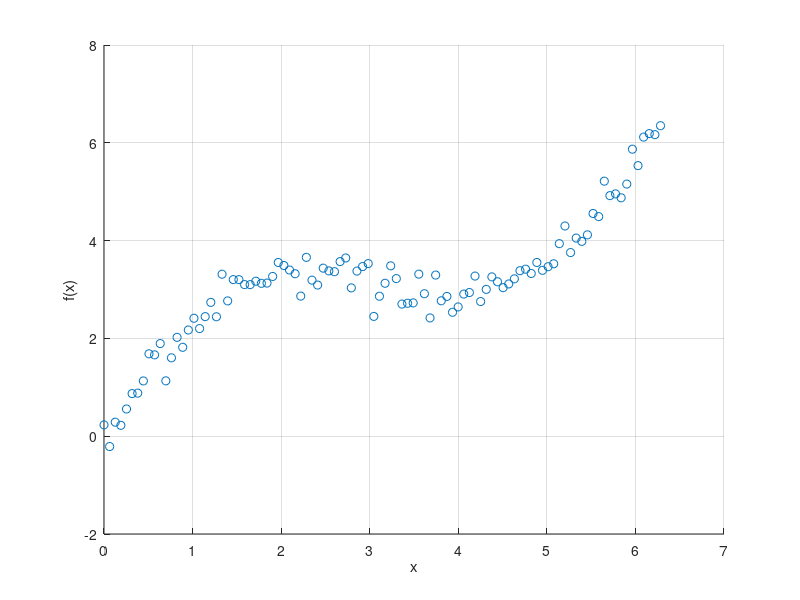
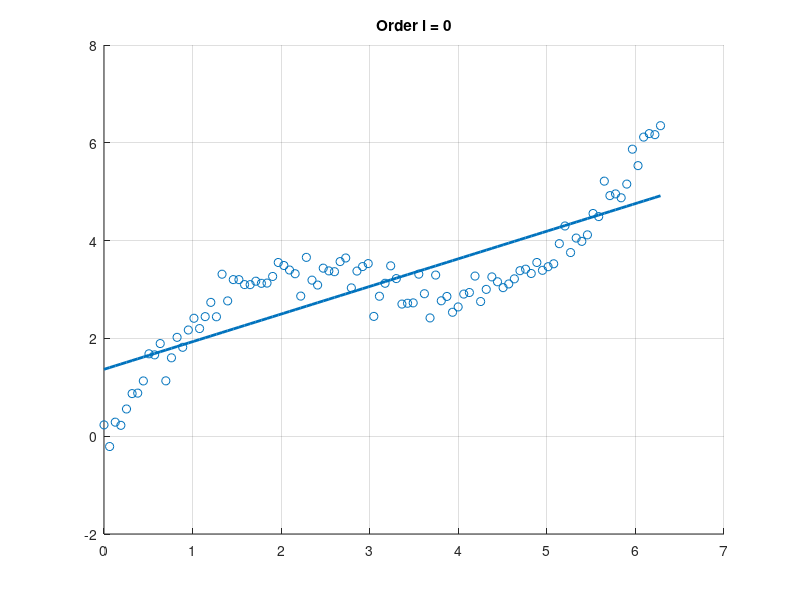

MATLAB code to generate these figures, in order: (Note: this script raises an error after producing the figures.)
%% Script for Defensio presentation

% date: 11.04.2021
% author: J. Weber

%% generate data
x = linspace(0,2*pi, 100)';
y = 1.5*sin(x) + x + randn(size(x))*0.25;

fig = figure();
scatter(x,y); xlabel("x"); ylabel("f(x)");
grid();

%% plot for linear model

X = [ones(size(x)) x];

clin = (X' * X) \ (X' * y);

fig = figure()
scatter(x,y); hold on;
plot(x, X * clin, 'LineWidth', 2');
grid()
title('Order l = 0')
ax = gca;
ax.FontSize = 15;

%% generate B-spline of order 0, 1, 2, 3
nr_splines = 25;
sorder = 0;

B0 = Bspline.basismatrix(x, nr_splines, 0, "e");
c0 = Bspline.fit(x, y, nr_splines, 0, "e");

B1 = Bspline.basismatrix(x, nr_splines, 1, "e");
c1 = Bspline.fit(x, y, nr_splines, 1, "e");

B2 = Bspline.basismatrix(x, nr_splines, 2, "e");
c2 = Bspline.fit(x, y, nr_splines, 2, "e");

B3 = Bspline.basismatrix(x, nr_splines, 3, "e");
c3 = Bspline.fit(x, y, nr_splines, 3, "e");

%% plot B-spline of order 0, 1, 2, 3

ax11 = subplot(2,2,1);
scatter(x,y); hold on;
plot(x, B0*c0, 'LineWidth', 2);
plot(x, B0)
grid; xlim([min(x), max(x)]);
title('Order l = 0')
ax = gca;
ax.FontSize = 15;

ax12 = subplot(2,2,2);
scatter(x,y); hold on;
plot(x, B1*c1, 'LineWidth', 2);
plot(x, B1)
grid; xlim([min(x), max(x)]);
title('Order l = 1')
ax = gca;
ax.FontSize = 15;


ax21 = subplot(2,2,3);
scatter(x,y); hold on;
plot(x, B2*c2, 'LineWidth', 2);
plot(x, B2); grid; xlim([min(x), max(x)]);
title('Order l = 2')
ax = gca;
ax.FontSize = 15;


ax22 = subplot(2,2,4);
scatter(x,y); hold on;
plot(x, B3*c3, 'LineWidth', 2);
plot(x, B3); grid; xlim([min(x), max(x)]);
title('Order l = 3')
ax = gca;
ax.FontSize = 15;

%% Plot the basis matrices
ax11 = subplot(2,2,1);
imagesc(B0') %,'CDataMapping','scaled');
title('Order l = 0')
ax = gca;
ax.FontSize = 15;
colorbar()

ax12 = subplot(2,2,2);
imagesc(B1','CDataMapping','scaled');
title('Order l = 1')
ax = gca; colorbar()
ax.FontSize = 15;


ax21 = subplot(2,2,3);
imagesc(B2','CDataMapping','scaled');
title('Order l = 2')
ax = gca;
ax.FontSize = 15; 
colorbar(); caxis([0,1]);


ax22 = subplot(2,2,4);
imagesc(B3','CDataMapping','scaled');
title('Order l = 3')
ax = gca;
ax.FontSize = 15;
colorbar(); caxis([0,1]);

%% Plot P-spline fits for different \lambdas 
nr_splines = 50;

B3 = Bspline.basismatrix(x, nr_splines, 3, "e");

c3p_0 = Bspline.fit_Pspline(x,y,0,nr_splines, 3, "e");
c3p_1 = Bspline.fit_Pspline(x,y,1,nr_splines, 3, "e");
c3p_10 = Bspline.fit_Pspline(x,y,10,nr_splines, 3, "e");
c3p_72 = Bspline.fit_Pspline(x,y,72,nr_splines, 3, "e");
c3p_1000 = Bspline.fit_Pspline(x,y,5000,nr_splines, 3, "e");

fig = figure();
scatter(x,y); hold on;
plot(x, B3*c3p_1);
plot(x, B3*c3p_10);
plot(x, B3*c3p_72);
plot(x, B3*c3p_1000);

%%
ax11 = subplot(2,2,1);
scatter(x,y); hold on;
plot(x, B3*c3p_0, 'LineWidth', 2);
grid; xlim([min(x), max(x)]);
title('$$\lambda = 0$$', 'interpreter', 'latex')
ax = gca;
ax.FontSize = 15;

ax12 = subplot(2,2,2);
scatter(x,y); hold on;
plot(x, B3*c3p_1, 'LineWidth', 2);
grid; xlim([min(x), max(x)]);
title('$$\lambda = 1$$', 'interpreter', 'latex')
ax = gca;
ax.FontSize = 15;

ax21 = subplot(2,2,3);
scatter(x,y); hold on;
plot(x, B3*c3p_72, 'LineWidth', 2);
grid; xlim([min(x), max(x)]);
title('$$\lambda = 72$$', 'interpreter', 'latex')
ax = gca;
ax.FontSize = 15;

ax22 = subplot(2,2,4);
scatter(x,y); hold on;
plot(x, B3*c3p_1000, 'LineWidth', 2);
grid; xlim([min(x), max(x)]);
title('$$\lambda = 1000$$', 'interpreter', 'latex')
ax = gca;
ax.FontSize = 15;
